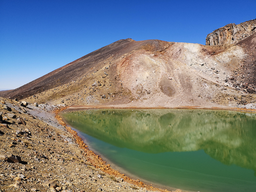
#> input picture images/panoramaStitching/tongariro_left_01.png, 256 x 192 px, shrunk from 1000 x 750 before the run
$ python A1P3.py
#> lines starting #> are read from the running program, lines starting #| are printed output that depends on the picture; long printed decimals are rounded
### A1P1.py
from operator import truediv

from PIL import Image
from scipy.sparse.linalg import MatrixRankWarning

import imageProcessing.convolve2D as IPConv2D
import math

import random
import numpy as np
from matplotlib import pyplot
from matplotlib.patches import Circle, ConnectionPatch
from timeit import default_timer as timer
from scipy.ndimage import distance_transform_edt as edt, binary_dilation
import imageIO.readwrite as IORW
import imageProcessing.pixelops as IPPixelOps
import imageProcessing.utilities as IPUtils
import imageProcessing.smoothing as IPSmooth

def average_lvbo(width, height, pixels):
    out = IPUtils.createInitializedGreyscalePixelArray(width,height)
    # If the skeleton code skips edges, change to range(1, image_height-1)
    for r in range(1, height - 1):
        for c in range(1,width - 1):
            s = 0.0
            for rr in range(-1, 2):
                for cc in range(-1, 2):
                    s += pixels[r + rr][c + cc]
                    out[r][c] = s / 9.0
    return out

def load_Grey(image_path):
    img = Image.open(image_path).convert('L')
    width, height = img.size
    pixels = list(img.getdata())

    pixel_array = []
    for y in range(height):
        row = []
        for x in range(width):
            grey = pixels[y * width + x]
            row.append(grey)
        pixel_array.append(row)
    return width, height, pixel_array

#When k_size = 5
def jisuan_Gaosilvbo(width, height, pixels):
    k = [0.0625, 0.25, 0.375, 0.25, 0.0625]  # sigma≈1.0
    averaged = IPConv2D.computeSeparableConvolution2DOddNTapBorderZero(
    pixels, width, height, k
     )
    return averaged

def sobel_core(width, height, pixels):
    sobel_x = [[-1, 0, 1],
    [-2, 0, 2],
    [-1, 0, 1]]
    sobel_y = [[-1, -2, -1],
    [0, 0, 0],
    [1, 2, 1]]
    Ix = IPUtils.createInitializedGreyscalePixelArray(width, height)
    Iy = IPUtils.createInitializedGreyscalePixelArray(width, height)
    # 略去边界
    for r in range(1, height - 1):
        for c in range(1,width - 1):
            gx = 0.0
            gy = 0.0
            for rr in range(-1, 2):
                for cc in range(-1, 2):
                    pixel_val = pixels[r + rr][c + cc]
                    gx += pixel_val * sobel_x[rr + 1][cc + 1]
                    gy += pixel_val * sobel_y[rr + 1][cc + 1]
            Ix[r][c] = gx
            Iy[r][c] = gy
    return Ix, Iy

# 2. Harris 角点检测（不使用第三方库）
def computeHarrisCorners(pixels, width, height, k=0.04):
    # 1) 计算梯度 Ix, Iy
    Ix, Iy = sobel_core(width,height,pixels)

    # 2) 初始化 Ixx, Iyy, Ixy
    Ixx = IPUtils.createInitializedGreyscalePixelArray(width, height)
    Iyy = IPUtils.createInitializedGreyscalePixelArray(width, height)
    Ixy = IPUtils.createInitializedGreyscalePixelArray(width,  height)

    R= IPUtils.createInitializedGreyscalePixelArray(width, height)

    for y in range(height):
        for x in range(width):
            xx = Ix[y][x]
            yy = Iy[y][x]
            Ixx[y][x] = xx * xx
            Iyy[y][x] = yy * yy
            Ixy[y][x] = xx * yy

    # 3) 对 Ixx, Iyy, Ixy 进行高斯平滑，减少噪声
    Ixx = jisuan_Gaosilvbo( width, height, Ixx)
    Iyy = jisuan_Gaosilvbo( width, height, Iyy)
    Ixy = jisuan_Gaosilvbo( width, height, Ixy)

    # 4) 计算 Harris 响应 R = det(M) - k*(trace(M))^2
    for y in range(height):
        for x in range(width):
            xx=Ixx[y][x]
            yy=Iyy[y][x]
            xy=Ixy[y][x]
            detM = xx*yy-xy*xy
            traceM = xx+yy
            R[y][x] = detM - k * (traceM ** 2)

    # 5) 提取所有大于阈值的点（或者直接提取全部），记录响应值和坐标
    goodcorners_list = []

    for y in range(height):
        for x in range(width):
            if R[y][x] > 1e7:  # 按题目要求阈值10^7
                goodcorners_list.append(((x, y),R[y][x]))

    print(f"Total corners above threshold: {len(goodcorners_list)}")
    return R,goodcorners_list


def NMS(height, width, R_Matrix,goodcorners_list):
    afterNMS=[]
    for (x,y),R in goodcorners_list:
        is_max = True
        for i in range(-1, 2):
            for j in range(-1, 2):
                n_y=y+i
                n_x=x+j
                if 0 <= n_y < height and 0 <= n_x < width:
                    if R_Matrix[n_y][n_x] > R:
                        is_max = False
                        break
            if not is_max:
                break
        if is_max:
            afterNMS.append(((x, y),R))
    return afterNMS

def sort_by_R(NMScorners, num=1000):
    sorted_corners = sorted(NMScorners, key=lambda item: item[1], reverse=True)

    top_1000_corners = []
    for i, corner in enumerate(sorted_corners):
        if i >= 1000:
            break
        top_1000_corners.append(corner)

    return top_1000_corners


def main():
    filename_left_image = "./images/panoramaStitching/tongariro_left_01.png"
    filename_right_image = "./images/panoramaStitching/tongariro_right_01.png"
    width_left, height_left, pixels_left = load_Grey(filename_left_image)
#> in load_Grey, `img = Image.open(image_path).convert('L')`:
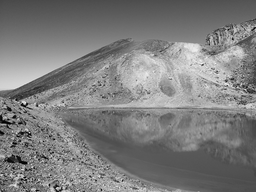
#> img: PIL image 256x192 L; min 0, max 244, mean 124.9
#> in load_Grey, `pixels = list(img.getdata())`: pixels = 49152 items
#> after the loop in load_Grey, `for y in range(height):`: pixel_array = 192 items
    width_right, height_right, pixels_right = load_Grey(filename_right_image)

    # 均值滤波
    after_av_left=average_lvbo(width_left,height_left,pixels_left)
    after_av_right=average_lvbo(width_right,height_right,pixels_right)

    # make sure greyscale image is stretched to full 8 bit intensity range of 0 to 255
    px_left = IPPixelOps.scaleTo0And255AndQuantize(after_av_left, width_left, height_left)
    px_right = IPPixelOps.scaleTo0And255AndQuantize(after_av_right, width_right, height_right)

    # Harris 检测
    R_left,Hcorners_left = computeHarrisCorners(px_left, width_left, height_left)
    R_right,Hcorners_right = computeHarrisCorners(px_right, width_right, height_right)

    # NMS非极大值抑制
    NMScorners_left = NMS(height_left, width_left,R_left, Hcorners_left)
    NMScorners_right = NMS(height_right, width_right,R_right, Hcorners_right)

    # 根据R值排序找到最大1000个点
    sortcorners_left = sort_by_R(NMScorners_left)
    sortcorners_right = sort_by_R(NMScorners_right)

    fig, axs = pyplot.subplots(1, 2, figsize=(10, 5))
    # Left image + corner point
    axs[0].imshow(px_left, cmap='gray')
    axs[0].set_title("Left with corners")
    for ((x, y),R) in sortcorners_left:
        circ = Circle((x, y), 3, color='r', fill=False)
        axs[0].add_patch(circ)
     # Right picture + corner point
    axs[1].imshow(px_right, cmap='gray')
    axs[1].set_title("Right with corners")
    for ((x, y),R) in sortcorners_right:
        circ = Circle((x, y), 3, color='r', fill=False)
        axs[1].add_patch(circ)

    pyplot.show()

    return sortcorners_left,sortcorners_right,height_left,height_right,width_left,width_right,px_left,px_right


# [2 lines that do not run on import are left out]

### imageProcessing/utilities.py
#!/usr/bin/env python

# utilities.py - Utility functions for image processing based on pixel arrays
#
# Copyright (C) 2020 Martin Urschler <martin.urschler@auckland.ac.nz>
#
# Original concept by Martin Urschler.
#
# LICENCE (MIT)
#
# Permission is hereby granted, free of charge, to any person
# obtaining a copy of this software and associated documentation files
# (the "Software"), to deal in the Software without restriction,
# including without limitation the rights to use, copy, modify, merge,
# publish, distribute, sublicense, and/or sell copies of the Software,
# and to permit persons to whom the Software is furnished to do so,
# subject to the following conditions:
#
# The above copyright notice and this permission notice shall be
# included in all copies or substantial portions of the Software.
#
# THE SOFTWARE IS PROVIDED "AS IS", WITHOUT WARRANTY OF ANY KIND,
# EXPRESS OR IMPLIED, INCLUDING BUT NOT LIMITED TO THE WARRANTIES OF
# MERCHANTABILITY, FITNESS FOR A PARTICULAR PURPOSE AND
# NONINFRINGEMENT. IN NO EVENT SHALL THE AUTHORS OR COPYRIGHT HOLDERS
# BE LIABLE FOR ANY CLAIM, DAMAGES OR OTHER LIABILITY, WHETHER IN AN
# ACTION OF CONTRACT, TORT OR OTHERWISE, ARISING FROM, OUT OF OR IN
# CONNECTION WITH THE SOFTWARE OR THE USE OR OTHER DEALINGS IN THE
# SOFTWARE.

import sys

# r,g,b expected to be between 0 and 255 respectively.
# greyvalue will be an int between 0 and 255 as well.
def rgbToGreyscale(r, g, b):
    greyvalue = int(round(0.299 * r + 0.587 * g + 0.114 * b))
    return greyvalue


def createInitializedGreyscalePixelArray(image_width, image_height, initValue = 0):
    new_array = []
    for row in range(image_height):
        new_row = []
        for col in range(image_width):
            new_row.append(initValue)
        new_array.append(new_row)

    return new_array


def computeMinAndMaxValues(pixel_array, image_width, image_height):
    min_value = sys.maxsize
    max_value = -min_value

    for y in range(image_height):
        for x in range(image_width):
            if pixel_array[y][x] < min_value:
                min_value = pixel_array[y][x]
            if pixel_array[y][x] > max_value:
                max_value = pixel_array[y][x]

    return(min_value, max_value)

### imageProcessing/pixelops.py
#!/usr/bin/env python

# pixelops.py - Image processing based on pixel arrays involving single pixel operations
#
# Copyright (C) 2020 Martin Urschler <martin.urschler@auckland.ac.nz>
#
# Original concept by Martin Urschler.
#
# LICENCE (MIT)
#
# Permission is hereby granted, free of charge, to any person
# obtaining a copy of this software and associated documentation files
# (the "Software"), to deal in the Software without restriction,
# including without limitation the rights to use, copy, modify, merge,
# publish, distribute, sublicense, and/or sell copies of the Software,
# and to permit persons to whom the Software is furnished to do so,
# subject to the following conditions:
#
# The above copyright notice and this permission notice shall be
# included in all copies or substantial portions of the Software.
#
# THE SOFTWARE IS PROVIDED "AS IS", WITHOUT WARRANTY OF ANY KIND,
# EXPRESS OR IMPLIED, INCLUDING BUT NOT LIMITED TO THE WARRANTIES OF
# MERCHANTABILITY, FITNESS FOR A PARTICULAR PURPOSE AND
# NONINFRINGEMENT. IN NO EVENT SHALL THE AUTHORS OR COPYRIGHT HOLDERS
# BE LIABLE FOR ANY CLAIM, DAMAGES OR OTHER LIABILITY, WHETHER IN AN
# ACTION OF CONTRACT, TORT OR OTHERWISE, ARISING FROM, OUT OF OR IN
# CONNECTION WITH THE SOFTWARE OR THE USE OR OTHER DEALINGS IN THE
# SOFTWARE.

import imageProcessing.utilities as IPUtils


def scaleAndQuantize(pixel_array, image_width, image_height, min_value, max_value):

    output_pixel_array = IPUtils.createInitializedGreyscalePixelArray(image_width, image_height)

    scale_factor = 255.0 / (max_value - min_value)

    if max_value > min_value:
        for y in range(image_height):
            for x in range(image_width):
                value = int(round((pixel_array[y][x] - min_value) * scale_factor))
                if value < 0:
                    output_pixel_array[y][x] = 0
                elif value > 255:
                    output_pixel_array[y][x] = 255
                else:
                    output_pixel_array[y][x] = value

    return output_pixel_array


def scaleTo0And255AndQuantize(pixel_array, image_width, image_height):

    (min_value, max_value) = IPUtils.computeMinAndMaxValues(pixel_array, image_width, image_height)

    print("before scaling, min value = {}, max value = {}".format(min_value, max_value))

    return scaleAndQuantize(pixel_array, image_width, image_height, min_value, max_value)


# [16 lines left out: function scaleTo0And1, not called in this run]

### imageProcessing/convolve2D.py
#!/usr/bin/env python

# convolve2D.py - Convolution operations on pixel arrays in 2D
#
# Copyright (C) 2020 Martin Urschler <martin.urschler@auckland.ac.nz>
#
# Original concept by Martin Urschler.
#
# LICENCE (MIT)
#
# Permission is hereby granted, free of charge, to any person
# obtaining a copy of this software and associated documentation files
# (the "Software"), to deal in the Software without restriction,
# including without limitation the rights to use, copy, modify, merge,
# publish, distribute, sublicense, and/or sell copies of the Software,
# and to permit persons to whom the Software is furnished to do so,
# subject to the following conditions:
#
# The above copyright notice and this permission notice shall be
# included in all copies or substantial portions of the Software.
#
# THE SOFTWARE IS PROVIDED "AS IS", WITHOUT WARRANTY OF ANY KIND,
# EXPRESS OR IMPLIED, INCLUDING BUT NOT LIMITED TO THE WARRANTIES OF
# MERCHANTABILITY, FITNESS FOR A PARTICULAR PURPOSE AND
# NONINFRINGEMENT. IN NO EVENT SHALL THE AUTHORS OR COPYRIGHT HOLDERS
# BE LIABLE FOR ANY CLAIM, DAMAGES OR OTHER LIABILITY, WHETHER IN AN
# ACTION OF CONTRACT, TORT OR OTHERWISE, ARISING FROM, OUT OF OR IN
# CONNECTION WITH THE SOFTWARE OR THE USE OR OTHER DEALINGS IN THE
# SOFTWARE.

import imageProcessing.utilities as IPUtils

def computeSeparableConvolution2DOddNTapBorderZero(pixel_array, image_width, image_height, kernelAlongX, kernelAlongY = []):

    if len(kernelAlongY) == 0:
        kernelAlongY = kernelAlongX

    intermediate = IPUtils.createInitializedGreyscalePixelArray(image_width, image_height)
    final = IPUtils.createInitializedGreyscalePixelArray(image_width, image_height)

    # two pass algorithm for separable convolutions

    kernel_offset = len(kernelAlongX) // 2
    #print("ntap kernel offset", kernel_offset)

    for y in range(image_height):
        for x in range(image_width):
            if x >= kernel_offset and x < image_width - kernel_offset:
                convolution = 0.0
                for xx in range(-kernel_offset, kernel_offset+1):
                    convolution = convolution + kernelAlongX[kernel_offset+xx] * pixel_array[y][x+xx]
                intermediate[y][x] = convolution

    kernel_offset = len(kernelAlongY) // 2

    for y in range(image_height):
        for x in range(image_width):
            if y >= kernel_offset and y < image_height - kernel_offset:
                convolution = 0.0
                for yy in range(-kernel_offset, kernel_offset+1):
                    convolution = convolution + kernelAlongY[kernel_offset+yy] * intermediate[y+yy][x]
                final[y][x] = convolution

    return final

### A1P2.py
import numpy as np
from matplotlib import pyplot as plt
import A1P1
from A1P1 import *
from CS773StitchingSkeleton import prepareMatchingImage
import pandas as pd

corners_left, corners_right,height_left,height_right,width_left,width_right, px_left,px_right= A1P1.main()
#> in main, `width_left, height_left, pixels_left = load_Grey(filename_left_image)`: width_left = 256; height_left = 192; pixels_left = 192 items
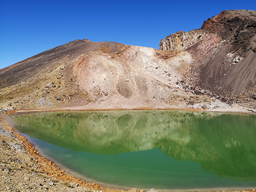
#> input picture images/panoramaStitching/tongariro_right_01.png, 256 x 192 px, shrunk from 1000 x 750 before the run
#> in load_Grey (call 2), `img = Image.open(image_path).convert('L')`:
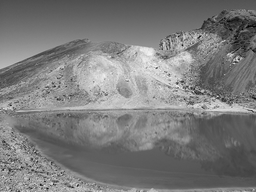
#> img: PIL image 256x192 L; min 0, max 244, mean 123.1
#> in main, `width_right, height_right, pixels_right = load_Grey(filename_right_ima..`: width_right = 256; height_right = 192; pixels_right = 192 items
#> after the loop in computeMinAndMaxValues, `for y in range(image_height):`: max_value = 232.8; min_value = 0
#> in scaleTo0And255AndQuantize, `(min_value, max_value) = IPUtils.computeMinAndMaxValues(pixel_array, i..`: max_value = 232.8
#| before scaling, min value = 0, max value = 232.778
#> in scaleAndQuantize, `output_pixel_array = IPUtils.createInitializedGreyscalePixelArray(imag..`: output_pixel_array = 192 items
#> in scaleAndQuantize, `scale_factor = 255.0 / (max_value - min_value)`: scale_factor = 1.1
#> in main, `px_left = IPPixelOps.scaleTo0And255AndQuantize(after_av_left, width_le..`: px_left = 192 items
#| before scaling, min value = 0, max value = 238.556
#> after the loop in computeHarrisCorners, `for y in range(height):`: goodcorners_list = 4408 items
#| Total corners above threshold: 4408
#> in main, `R_left,Hcorners_left = computeHarrisCorners(px_left, width_left, heigh..`: R_left = 192 items; Hcorners_left = 4408 items
#| Total corners above threshold: 2334
#> in main, `R_right,Hcorners_right = computeHarrisCorners(px_right, width_right, h..`: R_right = 192 items; Hcorners_right = 2334 items
#> the loop in NMS, `for (x,y),R in goodcorners_list:` made 4408 passes
#> (x, y, R) on passes 1 to 3: (2, 2, 392662073.5), (3, 2, 103862126.9), (252, 2, 181378533.9)
#> after the loop in NMS, `for (x,y),R in goodcorners_list:`: afterNMS = 271 items
#> the loop in NMS (call 2), `for (x,y),R in goodcorners_list:` made 2334 passes
#> (x, y, R) on passes 1 to 3: (2, 2, 499153117.8), (3, 2, 131467188.1), (252, 2, 158757694.5)
#> in main, `NMScorners_right = NMS(height_right, width_right,R_right, Hcorners_rig..`: NMScorners_right = 203 items
#> in sort_by_R, `sorted_corners = sorted(NMScorners, key=lambda item: item[1], reverse=..`: sorted_corners = 271 items
#> the loop in sort_by_R, `for i, corner in enumerate(sorted_corners):` made 271 passes
#> corner on passes 1 to 3: ((53, 189), 5.76e+09), ((2, 90), 3.55e+09), ((24, 103), 2.16e+09)
#> the loop in sort_by_R (call 2), `for i, corner in enumerate(sorted_corners):` made 203 passes
#> corner on passes 1 to 3: ((2, 189), 4.69e+09), ((253, 189), 4.55e+09), ((2, 68), 1.86e+09)
#> in main, `sortcorners_right = sort_by_R(NMScorners_right)`: sortcorners_right = 203 items
#> the loop in main, `for ((x, y),R) in sortcorners_left:` made 271 passes
#> the loop in main, `for ((x, y),R) in sortcorners_right:` made 203 passes
#> in main, `pyplot.show()`:
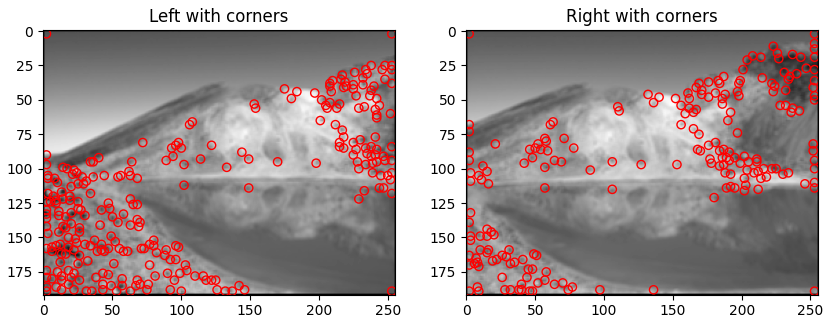
#> figure drawn by matplotlib, 2 panels
#> corners_left = 271 items; corners_right = 203 items; height_left = 192; height_right = 192; width_left = 256; width_right = 256; px_left = 192 items; px_right = 192 items

px_left=A1P1.jisuan_Gaosilvbo(width_left,height_left,px_left)
#> (the rest of the program and of its run is left out)
